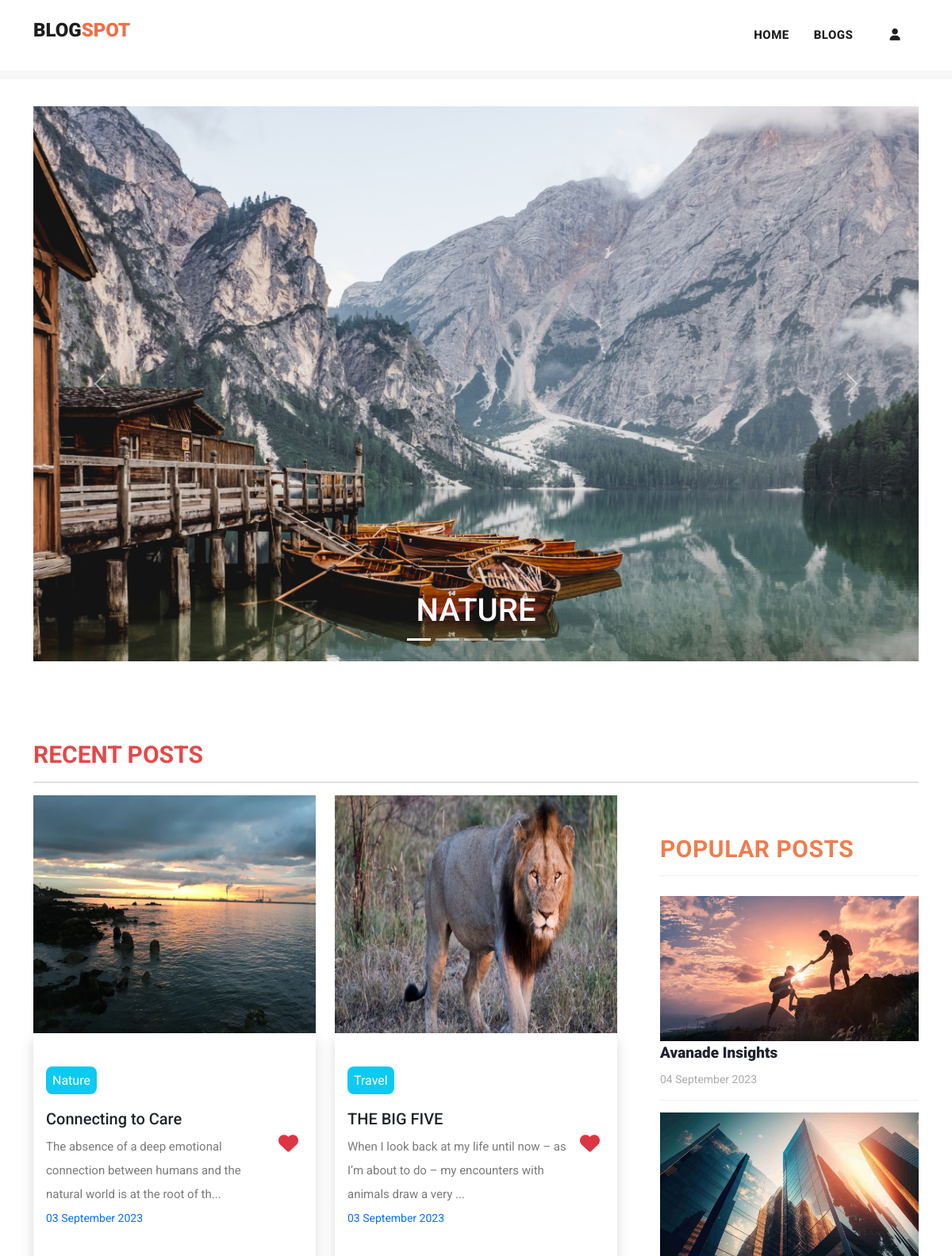
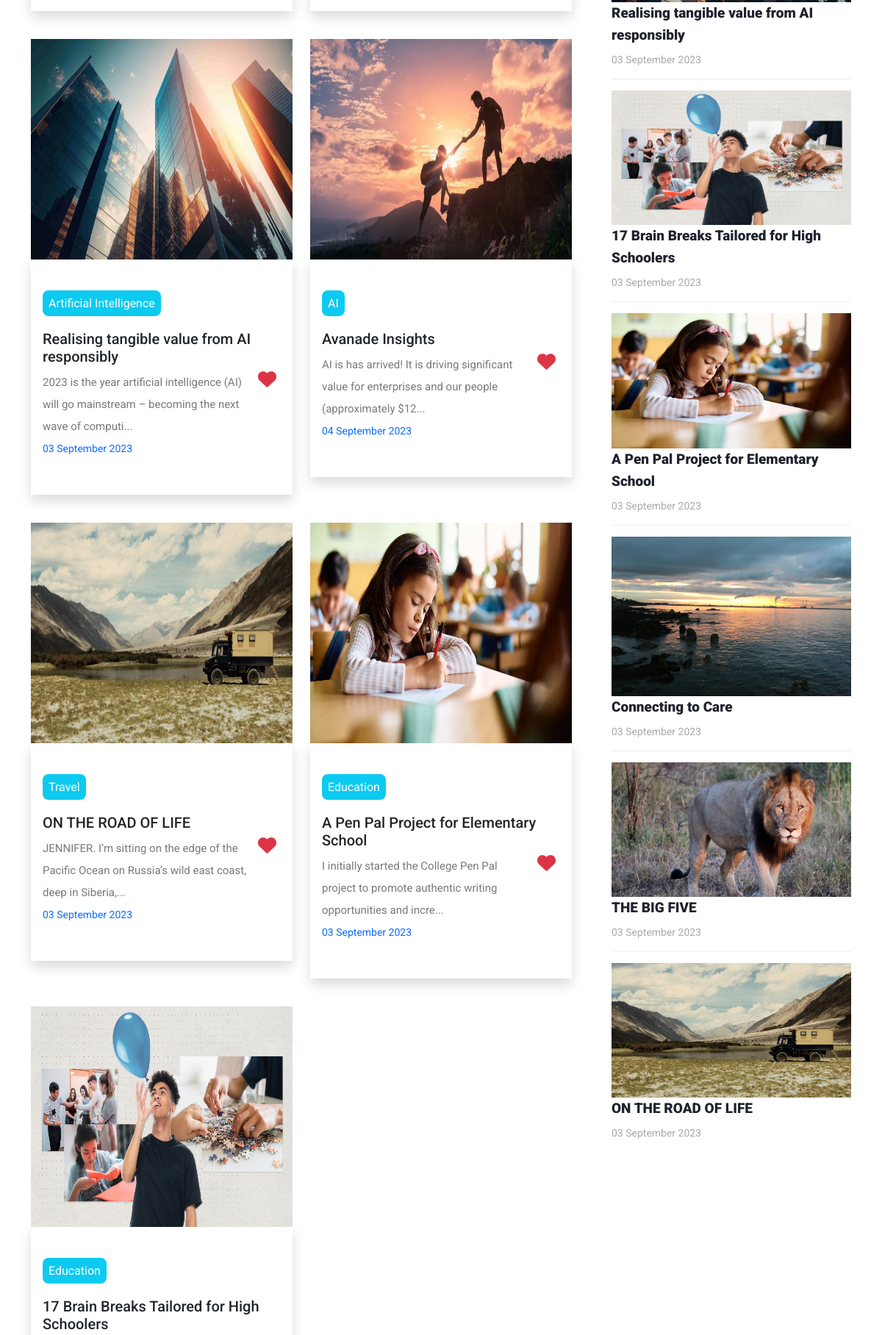
The page / (upper part) on the database its author committed (2 pictures, top to bottom).
### myapp/models.py (models this page shows, shortened)
class Post(models.Model):
    postname = models.CharField(max_length=600)
    category = models.CharField(max_length=600)
    image = models.ImageField(upload_to='images/posts',blank=True,null=True)
    content = models.CharField(max_length=100000)
    time = models.CharField(default=time,max_length=100, blank=True)
    likes = models.IntegerField(null=True,blank=True,default=0)
    user = models.ForeignKey(User,on_delete=models.CASCADE)

### myapp/views.py (the view)
# urls.py: path("",views.index,name="index"),
def index(request):
    return render(request,"index.html",{
        'posts':Post.objects.filter(user_id=request.user.id).order_by("id").reverse(),
        'top_posts':Post.objects.all().order_by("-likes"),
        'recent_posts':Post.objects.all().order_by("-id"),
        'user':request.user,
        'media_url':settings.MEDIA_URL
    })

### templates/index.html (shortened to what this page needs)
{% load static %}
<!DOCTYPE html>
<html lang="en">
<head>
  <link href="https://cdn.jsdelivr.net/npm/bootstrap@5.3.0-alpha3/dist/css/bootstrap.min.css" rel="stylesheet"
>
  <link href="{% static 'vendor/bootstrap/css/bootstrap.min.css' %}" rel="stylesheet">
  <link href="https://cdn.jsdelivr.net/npm/bootstrap@5.3.1/dist/css/bootstrap.min.css" rel="stylesheet"
>
</head>
<link rel="stylesheet" href="{% static 'assets/css/fontawesome.css' %}">
<link rel="stylesheet" href="https://cdnjs.cloudflare.com/ajax/libs/font-awesome/6.4.2/css/all.min.css">
<link rel="stylesheet" href="{% static 'assets/css/templatemo-stand-blog.css' %}">
<link rel="stylesheet" href="{% static 'assets/css/owl.css' %}">
<link rel="stylesheet" href="{% static 'assets/css/styles.css' %}">
</head>
<body>
  {%include 'header.html'%}
  <div class="container mt-5 carousel">
    <div id="carouselExampleCaptions" class="carousel slide">
      <div class="carousel-indicators">
        <button type="button" data-bs-target="#carouselExampleCaptions" data-bs-slide-to="0" class="active"
          aria-current="true" aria-label="Slide 1"></button>
        <button type="button" data-bs-target="#carouselExampleCaptions" data-bs-slide-to="1"
          aria-label="Slide 2"></button>
        <button type="button" data-bs-target="#carouselExampleCaptions" data-bs-slide-to="2"
          aria-label="Slide 3"></button>
        <button type="button" data-bs-target="#carouselExampleCaptions" data-bs-slide-to="3"
          aria-label="Slide 4"></button>
        <button type="button" data-bs-target="#carouselExampleCaptions" data-bs-slide-to="4"
          aria-label="Slide 5"></button>
      </div>
      <div class="carousel-inner">
        <div class="carousel-item active">
          <img src="{% static 'assets/images/nature.jpg' %}" alt="image1">
          <div class="carousel-caption ">
            <h1>NATURE</h1>
          </div>
        </div>
      </div>
      <button class="carousel-control-prev" type="button" data-bs-target="#carouselExampleCaptions"
        data-bs-slide="prev">
        <span class="carousel-control-prev-icon" aria-hidden="true"></span>
      </button>
      <button class="carousel-control-next" type="button" data-bs-target="#carouselExampleCaptions"
        data-bs-slide="next">
        <span class="carousel-control-next-icon" aria-hidden="true"></span>
      </button>
    </div>
  </div>
  <section class="blog-posts">
    <div class="container">
      <h3 class="mb-2" style="color: rgb(227, 73, 73); font-size: 30px; font-weight: bold;">RECENT POSTS</h3>
      <hr>
      <div class=" row">
        <div class="col-lg-8">
          <div class="all-blog-posts">
            <div class="row">
              {% for post in top_posts|slice:"0:7" %}
              <div class="col col-lg-6 col-12 pb-2 blog-post ">
                <img src="{{media_url}}{{post.image}}" alt="" class="img-fluid" width="100%">
                <div class="px-3 py-5 shadow">
                  <a href="{% url 'post' post.id %}" class="text-decoration-none text-dark mb-3">
                    <span class="text-white bg-info text-center rounded-3 mt-5"
                      style="padding: 8px;">{{post.category}}</span>
                    <h5 class="mt-4">{{post.postname}}</h5>
                  </a>
                  <form method="post" action="{% url 'increaselikes' post.id %}">
                    <button class="float-right small" type="submit"
                      style="border: none; background: transparent; font-size: 25px;"><i
                        class="fa fa-heart text-danger"></i></button>
                  </form>
                  <p class="mt-2">{{post.content|slice:"0:100"}}...</p>
                  <p class="small text-primary">{{post.time}} </p>
                </div>
              </div>
              {% endfor %}
            </div>
          </div>
        </div>
        <div class="col-lg-4">
          <div class="sidebar">
            <div class="row">
              <div class="col-lg-12">
                <div class="sidebar-item recent-posts">
                  <div class="sidebar-heading">
                    <h2 style="color: rgb(240, 124, 78); font-size: 30px; font-weight: bold;">Popular Posts</h2>
                  </div>
                  <div class="content">
                    <ul>
                      {% for post in recent_posts|slice:"0:" %}
                      <li>
                        <img src="{{media_url}}{{post.image}}" class="img-fluid" alt="" width="100%">
                        <a href="post-details.html">
                          <a href="{% url 'post' post.id %}" class="text-decoration-none text-dark">
                            <h5>{{post.postname}}</h5>
                          </a>
                          <span>{{post.time}}</span>
                        </a>
                      </li>
                      {% endfor %}
                    </ul>
                  </div>
                </div>
              </div>
            </div>
          </div>
        </div>
      </div>
    </div>
  </section>
</body>
</html>

### static/assets/css/templatemo-stand-blog.css (style rules this page uses)
body { font-family: 'Roboto', sans-serif; overflow-x: hidden; text-rendering: optimizeLegibility; -webkit-font-smoothing: antialiased; -moz-osx-font-smoothing: grayscale; }
p { margin-bottom: 0px; font-size: 15px; font-weight: 400; color: #7a7a7a; line-height: 30px; }
a { text-decoration: none!important; }
ul { padding: 0; margin: 0; list-style: none; }
h1,h2,h3,h4,h5,h6 { margin: 0px; }
.blog-posts { margin-top: 100px; }
.blog-posts .blog-post { margin-bottom: 30px; }
.blog-posts .sidebar-heading h2 { font-size: 18px; text-transform: uppercase; font-weight: 900; letter-spacing: 0.5px; color: #20232e; border-bottom: 1px solid #eee; padding-bottom: 15px; margin-bottom: 25px; }
.sidebar { margin-left: 30px; }
.sidebar .sidebar-item { margin-top: 50px; }
.sidebar .sidebar-heading h2 { font-size: 18px; text-transform: uppercase; font-weight: 900; letter-spacing: 0.5px; color: #20232e; border-bottom: 1px solid #eee; padding-bottom: 15px; margin-bottom: 25px; }
.sidebar .recent-posts ul li { margin-bottom: 15px; padding-bottom: 15px; border-bottom: 1px solid #eee; }
.sidebar .recent-posts ul li:last-child { margin-bottom: 0px; padding-bottom: 0px; border-bottom: none; }
.sidebar .recent-posts ul li h5 { font-size: 19px; font-weight: 900; color: #20232e; line-height: 30px; transition: all 0.3s; }
.sidebar .recent-posts ul li span { display: block; font-size: 14px; color: #aaa; margin-top: 8px; }

### static/assets/css/styles.css (style rules this page uses)
.carousel img { width: 100%; height: 700px; }
.blog-posts .blog-post img, .blog-post img { height: 300px; }

### rows shown on the page
Post: image (picture), category "Nature", postname "Connecting to Care", content "The absence of a deep emotional connection between humans and the natural world is at the root of th", time "03 September 2023"
Post: image (picture), category "Travel", postname "THE BIG FIVE", content "When I look back at my life until now – as I’m about to do – my encounters with animals draw a very", time "03 September 2023"
Post: image (picture), category "Artificial Intelligence", postname "Realising tangible value from AI responsibly", content "2023 is the year artificial intelligence (AI) will go mainstream – becoming the next wave of computi", time "03 September 2023"
Post: image (picture), category "AI", postname "Avanade Insights", content "AI is has arrived! It is driving significant value for enterprises and our people (approximately $12", time "04 September 2023"
Post: image (picture), category "Travel", postname "ON THE ROAD OF LIFE", content "JENNIFER. I’m sitting on the edge of the Pacific Ocean on Russia’s wild east coast, deep in Siberia,", time "03 September 2023"
Post: image (picture), category "Education", postname "A Pen Pal Project for Elementary School", content "I initially started the College Pen Pal project to promote authentic writing opportunities and incre", time "03 September 2023"
Post: image (picture), category "Education", postname "17 Brain Breaks Tailored for High Schoolers", time "03 September 2023"
